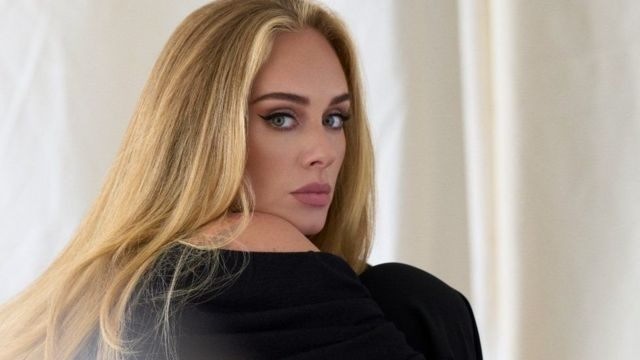
#> input picture adele.jpg, 640 x 360 px
$ python main.py
#> lines starting #> are read from the running program, lines starting #| are printed output that depends on the picture

from PIL import Image

image_path =  "adele.jpg"
img = Image.open(image_path)
#> img is the input picture: PIL image 640x360 RGB; mean R, G, B 167.4, 153.8, 140.5

width, height = img.size
#> width = 640; height = 360
aspect_ratio = height/width
#> aspect_ratio = 0.562
new_width = 120
new_height = aspect_ratio * new_width * 0.48
#> new_height = 32.4
img = img.resize((new_width, int(new_height)))
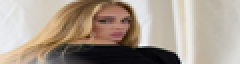
#> img: PIL image 120x32 RGB (shown 2 times larger); mean R, G, B 167.3, 153.8, 140.5

img = img.convert('L')
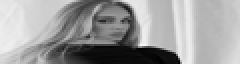
#> img: PIL image 120x32 L (shown 2 times larger); min 0, max 247, mean 156.3
pixels = img.getdata()

chars = ["B", "S", "#", "&", "@", "$", "%", "*", "!", ":", "."]
new_pixels = [chars[pixel//25] for  pixel in pixels]
#> new_pixels = 3840 items, first 6: ':', ':', ':', ':', ':', ':'
new_pixels = ''.join(new_pixels)

new_pixels_count = len(new_pixels)
#> new_pixels_count = 3840
ascii_image = [new_pixels[index:index + new_width]
               for index in range(0, new_pixels_count, new_width)]
#> ascii_image = 32 items
ascii_image = "\n".join(ascii_image)

txt_path = "adel.txt"
with open("love.txt", "w") as f:
    f.write(ascii_image)
